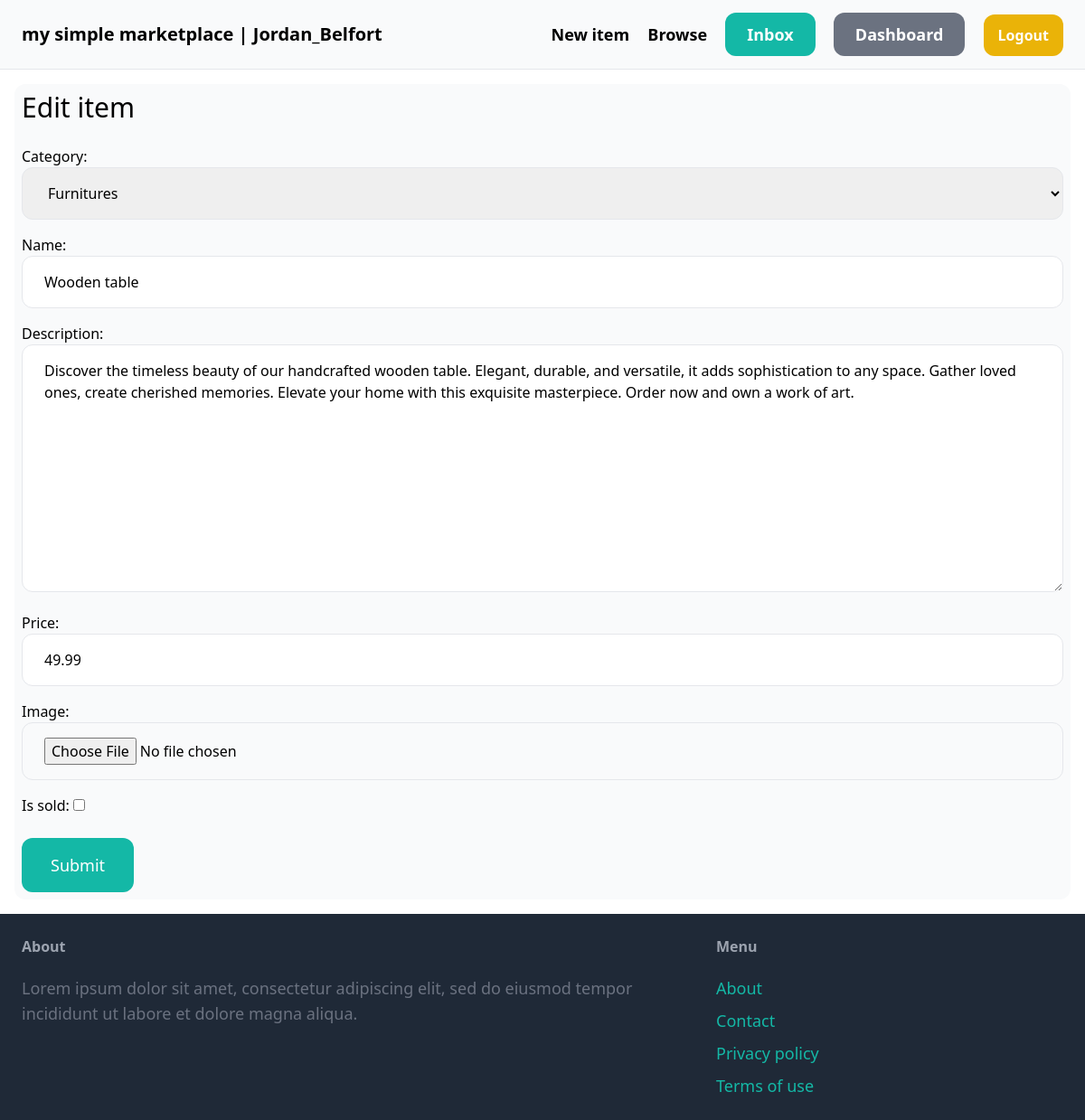
/items/1/edit/ (signed in), run on the app's committed database.
### item/models.py (models this page shows, shortened)
class Item(models.Model):
    category = models.ForeignKey(Category, related_name='items', on_delete=models.CASCADE)
    name = models.CharField(max_length=255)
    description = models.TextField(blank=True, null=True)
    image = models.ImageField(upload_to='item_images', blank=False, null=False)
    price = models.FloatField()
    is_sold = models.BooleanField(default=False)
    created_by = models.ForeignKey(User, related_name='items', on_delete=models.CASCADE)
    created_at = models.DateTimeField(auto_now_add=True)
    class Meta:
        verbose_name_plural = 'Items'

class Category(models.Model):
    name = models.CharField(max_length=255)
    class Meta:
        verbose_name_plural = 'Categories'
        ordering = ('name',)
    def __str__(self) -> str:
        return self.name

### item/views.py (the view)
# urls.py: path('<int:pk>/edit/', views.edit, name='edit'),
@login_required
def edit(request, pk):
    item = get_object_or_404(Item, pk=pk, created_by=request.user)
    if request.method == 'POST':
        form = EditItemForm(request.POST, request.FILES, instance=item)
        if form.is_valid():
            form.save()
            return redirect('item:detail', pk=item.id)
    else:
        form = EditItemForm(instance=item)
    return render(request, 'item/form.html', {
        'form': form,
        'title': 'Edit item',
    })

### item/forms.py
class EditItemForm(forms.ModelForm):
    class Meta:
        model = Item
        fields = ('category', 'name', 'description', 'price', 'image', 'is_sold')
        widgets = {
            'category': forms.Select(attrs={
                'class': INPUT_CLASSES,
            }),
            'name': forms.TextInput(attrs={
                'class': INPUT_CLASSES,
            }),
            'description': forms.Textarea(attrs={
                'class': INPUT_CLASSES,
            }),
            'price': forms.TextInput(attrs={
                'class': INPUT_CLASSES,
            }),
            'image': forms.FileInput(attrs={
                'class': INPUT_CLASSES,
            }),
        }

### item/templates/item/form.html (shortened to what this page needs)
{% extends "core/master.html" %}
{% block content %}
  <h1 class="mb-6 text-3xl">{{ title }}</h1>
  <form method="post" action="." enctype="multipart/form-data">
    <div class="space-y-4">{{ form.as_p }}</div>
    <button class="mt-6 py-4 px-8 text-lg bg-teal-500 hover:bg-teal-700 rounded-xl text-white">Submit</button>
  </form>
{% endblock content %}

### core/templates/core/master.html (shortened to what this page needs)
<!DOCTYPE html>
<html lang="en">
  <head>
    <script src="https://cdn.tailwindcss.com"></script>
  </head>
  <body>
    <nav class="py-6 px-6 flex justify-between items-center border-b border-gray-200 bg-gray-50">
      <a href="{% url 'core:index' %}" class="text-xl font-semibold">my simple marketplace
        {% if request.user.is_authenticated %}| {{ request.user.username }}{% endif %}
      </a>
      <div class="space-x-4">
        <a href="{% url 'item:new' %}"
           class="text-lg font-semibold hover:text-gray-500">New item</a>
        <a href="{% url 'item:items' %}"
           class="text-lg font-semibold hover:text-gray-500">Browse</a>
        {% if request.user.is_authenticated %}
          <a href="{% url 'conversation:inbox' %}"
             class="px-6 py-3 text-lg font-semibold bg-teal-500 text-white rounded-xl hover:bg-teal-700">Inbox</a>
          <a href="{% url 'dashboard:index' %}"
             class="px-6 py-3 text-lg font-semibold bg-gray-500 text-white rounded-xl hover:bg-gray-700">Dashboard</a>
          <a href="{% url 'core:logout' %}"
             class="px-4 py-3 text-md font-semibold bg-yellow-500 text-white rounded-xl hover:bg-yellow-700">Logout</a>
        {% else %}
          <a href="{% url 'core:signup' %}"
             class="px-6 py-3 text-lg font-semibold bg-teal-500 text-white rounded-xl hover:bg-teal-700">Sign up</a>
          <a href="{% url 'core:login' %}"
             class="px-6 py-3 text-lg font-semibold bg-gray-500 text-white rounded-xl hover:bg-gray-700">Login</a>
        {% endif %}
      </div>
    </nav>
    <div class="px-4 py-4">
      <div class="bg-gray-50 rounded-xl px-2 py-2">
        {% block content %}
        {% endblock content %}
      </div>
    </div>
    <footer class="py-6 px-6 flex justify-between bg-gray-800">
      <div class="w-2/3 pr-10">
        <h3 class="mb-5 font-semibold text-gray-400">About</h3>
        <p class="text-lg text-gray-500">
          Lorem ipsum dolor sit amet, consectetur adipiscing elit, sed do
          eiusmod tempor incididunt ut labore et dolore magna aliqua.
        </p>
      </div>
      <div class="w-1/3">
        <h3 class="mb-5 font-semibold text-gray-400">Menu</h3>
        <ul class="space-y-2">
          <li>
            <a href="#" class="text-lg text-teal-500 hover:text-teal-700">About</a>
          </li>
          <li>
            <a href="{% url 'core:contact' %}"
               class="text-lg text-teal-500 hover:text-teal-700">Contact</a>
          </li>
          <li>
            <a href="#" class="text-lg text-teal-500 hover:text-teal-700">Privacy policy</a>
          </li>
          <li>
            <a href="#" class="text-lg text-teal-500 hover:text-teal-700">Terms of use</a>
          </li>
        </ul>
      </div>
    </footer>
  </body>
</html>

### data on the page
Item: category "Furnitures", description "Discover the timeless beauty of our handcrafted wooden table. Elegant, durable, and versatile, it adds sophistication to any space. Gather loved ones, create cherished memories. Elevate your home with this exquisite masterpiece. Order now and own a work of art.", price "49.99"
Category: name "Wooden table"

### other printed values
{{ request.user.username }} "Jordan_Belfort"
{{ title }} "Edit item"
